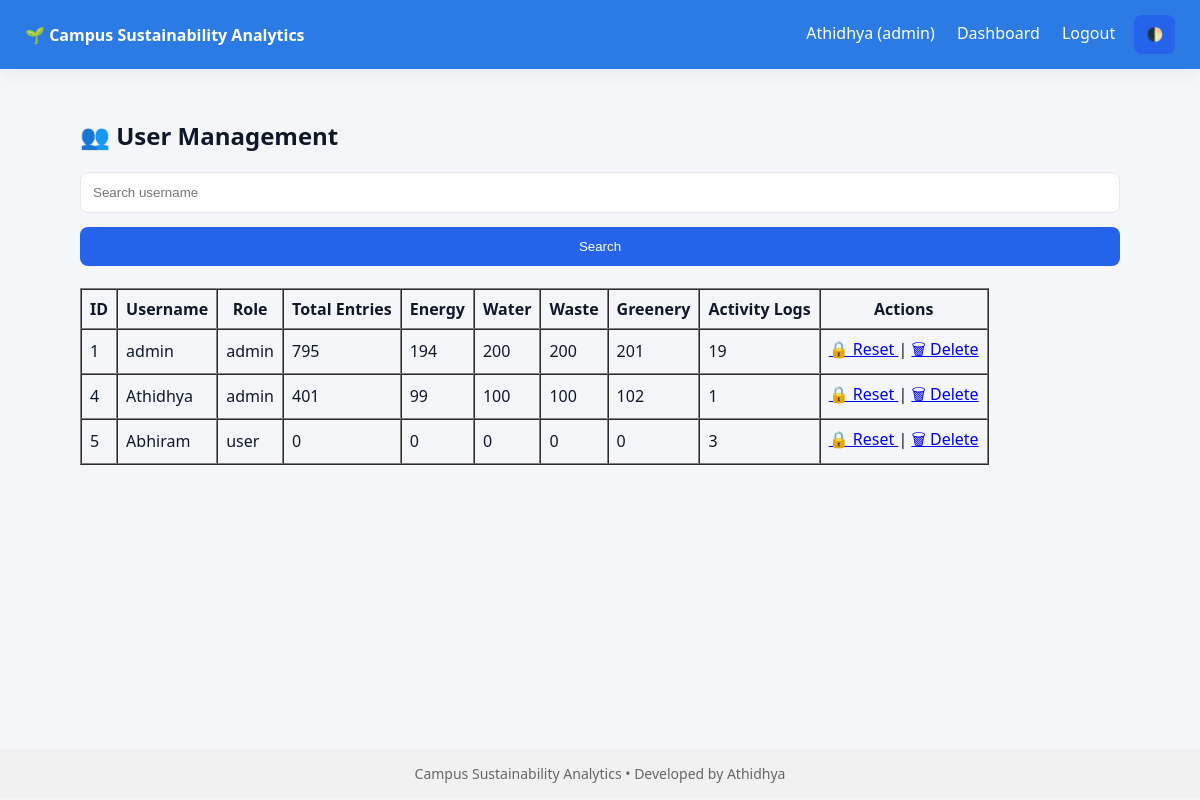
The page /manage_users (signed in) on the database its author committed.
### tables this page shows
CREATE TABLE users (
        id INTEGER PRIMARY KEY AUTOINCREMENT,
        username TEXT UNIQUE NOT NULL,
        password_hash TEXT NOT NULL,
        role TEXT NOT NULL CHECK(role IN ('admin', 'user')),
        created_at TIMESTAMP DEFAULT CURRENT_TIMESTAMP
    );

### manageuser.py (the view)
@manageuser_bp.route("/manage_users")
def manage_users():
    if "user_id" not in session:
        return redirect(url_for("login"))
    if session["role"] != "admin":
        return "Access Denied ❌"
    search = request.args.get("search", "").strip()
    conn = get_connection()
    cursor = conn.cursor()
    query = """
        SELECT
            u.id,
            u.username,
            u.role,

            (SELECT COUNT(*) FROM energy_data WHERE entered_by = u.id) AS energy_count,
            (SELECT COUNT(*) FROM water_data WHERE entered_by = u.id) AS water_count,
            (SELECT COUNT(*) FROM waste_data WHERE entered_by = u.id) AS waste_count,
            (SELECT COUNT(*) FROM greenery_data WHERE entered_by = u.id) AS greenery_count,
            (SELECT COUNT(*) FROM activity_logs WHERE user_id = u.id) AS activity_count

        FROM users u
    """
    if search:
        query += " WHERE u.username LIKE ?"
        cursor.execute(query, (f"%{search}%",))
    else:
        cursor.execute(query)
    users = cursor.fetchall()
    conn.close()
    return render_template("manage_users.html", users=users, search=search)

### database.py (called while the page is built)
def get_connection():
    conn = sqlite3.connect(DB_NAME, timeout=10)
    conn.row_factory = sqlite3.Row
    conn.execute("PRAGMA foreign_keys = ON")
    return conn

### templates/manage_users.html
{% extends "base.html" %}
{% block content %}
<h2>👥 User Management</h2>
<form method="GET">
    <input type="text" name="search" placeholder="Search username" value="{{ search }}">
    <button type="submit">Search</button>
</form>
<br>
<table border="1" cellpadding="8" cellspacing="0">
    <tr>
        <th>ID</th>
        <th>Username</th>
        <th>Role</th>
        <th>Total Entries</th>
        <th>Energy</th>
        <th>Water</th>
        <th>Waste</th>
        <th>Greenery</th>
        <th>Activity Logs</th>
        <th>Actions</th>
    </tr>
    {% for user in users %}
    <tr>
        <td>{{ user.id }}</td>
        <td>{{ user.username }}</td>
        <td>{{ user.role }}</td>
        <td>
            {{ user.energy_count + user.water_count + user.waste_count + user.greenery_count }}
        </td>
        <td>{{ user.energy_count }}</td>
        <td>{{ user.water_count }}</td>
        <td>{{ user.waste_count }}</td>
        <td>{{ user.greenery_count }}</td>
        <td>{{ user.activity_count }}</td>
        <td>
            <a href="{{ url_for('manageuser.reset_password', user_id=user.id) }}">
                🔒 Reset
            </a>
            |
            <a href="{{ url_for('manageuser.delete_user', user_id=user.id) }}"
               onclick="return confirm('Are you sure?')">
                🗑 Delete
            </a>
        </td>
    </tr>
    {% endfor %}
</table>
{% endblock %}

### templates/base.html (shortened to what this page needs)
<!DOCTYPE html>
<html lang="en">
<head>
    <link rel="stylesheet" href="{{ url_for('static', filename='style.css') }}">
</head>
<body>
    <div class="navbar">
        <strong>🌱 Campus Sustainability Analytics</strong>
        {% if session.get("username") %}
        <div>
            <span>{{ session.username }} ({{ session.role }})</span>
            <a href="{{ url_for('dashboard') }}">Dashboard</a>
            <a href="{{ url_for('logout') }}">Logout</a>
            <button onclick="toggleTheme()" style="margin-left:15px;">🌓</button>
        </div>
        {% endif %}
    </div>
    <div class="container">
        {% block content %}{% endblock %}
    </div>
    <div class="footer">
        Campus Sustainability Analytics • Developed by Athidhya
    </div>
</body>
</html>

### static/style.css (style rules this page uses)
:root { --primary: #2563eb; --secondary: #16a34a; --bg: #f8fafc; --card: #ffffff; --text: #0f172a; --muted: #64748b; --danger: #dc2626; --radius: 12px; }
* { box-sizing: border-box; }
body { margin: 0; font-family: "Inter", system-ui, sans-serif; background: var(--bg); color: var(--text); }
.container { max-width: 1100px; margin: auto; padding: 30px; }
.navbar { background: white; padding: 15px 30px; box-shadow: 0 4px 15px rgba(0,0,0,0.05); display: flex; justify-content: space-between; align-items: center; }
.navbar a { margin-left: 20px; color: var(--primary); text-decoration: none; }
form { display: grid; gap: 14px; }
input, select { padding: 12px; border-radius: 8px; border: 1px solid #e5e7eb; }
button { padding: 12px; border-radius: 8px; border: none; background: var(--primary); color: white; cursor: pointer; }
.footer { text-align: center; color: var(--muted); margin-top: 40px; }

### templates/base.html (style rules this page uses)
body { font-family: 'Segoe UI', sans-serif; margin: 0; background: #f4f6f9; transition: background 0.3s, color 0.3s; }
.navbar { background: #2c7be5; color: white; padding: 15px 25px; display: flex; justify-content: space-between; align-items: center; }
.navbar a { color: white; margin-left: 18px; text-decoration: none; font-weight: 500; }
.container { padding: 30px; min-height: 80vh; }
.footer { text-align: center; padding: 15px; background: #f1f1f1; font-size: 14px; color: #666; }

### rows shown on the page
users: username "Athidhya", id "4", role "admin", energy_count "401", energy_count "99", water_count "100", waste_count "100", greenery_count "102", activity_count "1"
users: id "1", username "admin", role "admin", energy_count "795", energy_count "194", water_count "200", waste_count "200", greenery_count "201", activity_count "19"
users: id "5", username "Abhiram", role "user", energy_count "0", water_count "0", waste_count "0", greenery_count "0", activity_count "3"

### other values the page prints
{{ session.role }} "admin"
